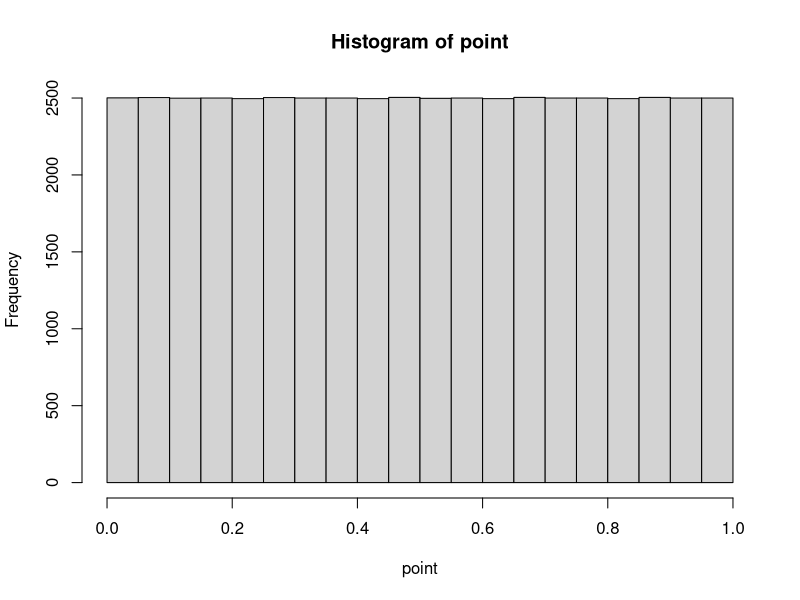

Reproduce this figure in R.
# Title     : TODO
# Objective : TODO
# Created by: chunyang
# Created on: 9/16/2020

# 线性同余法随机数
randomA = function (m,a,b,c,raw1,raw2){
    point = c(raw1, raw2)
    for (i in 3:50000){
        point[i] = (point[i-2]*a+point[i-1]+b) %% m
    }
    return (point/m)
}
point = randomA(1000000, 2, 4, 4, 1, 64 )
# print(point)
hist(point) # 画图
